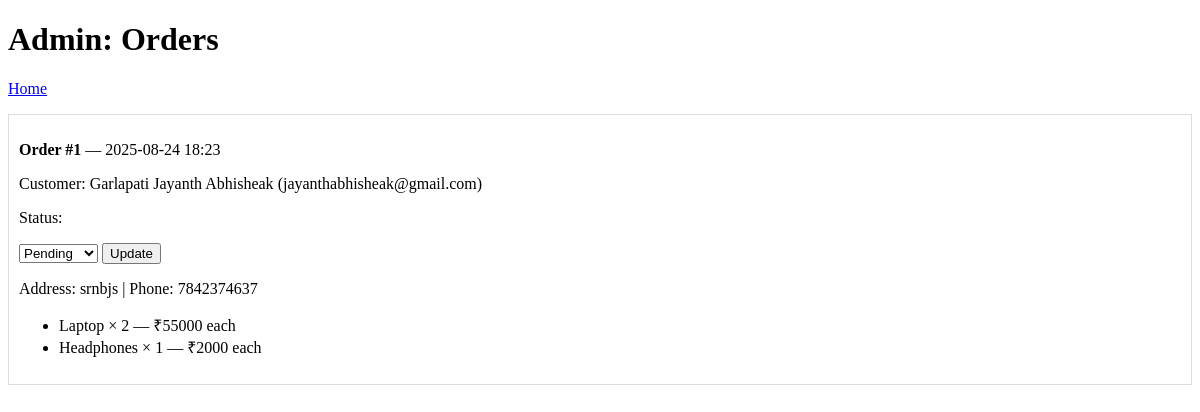
Page /admin/orders (signed in) on the earlier database version.
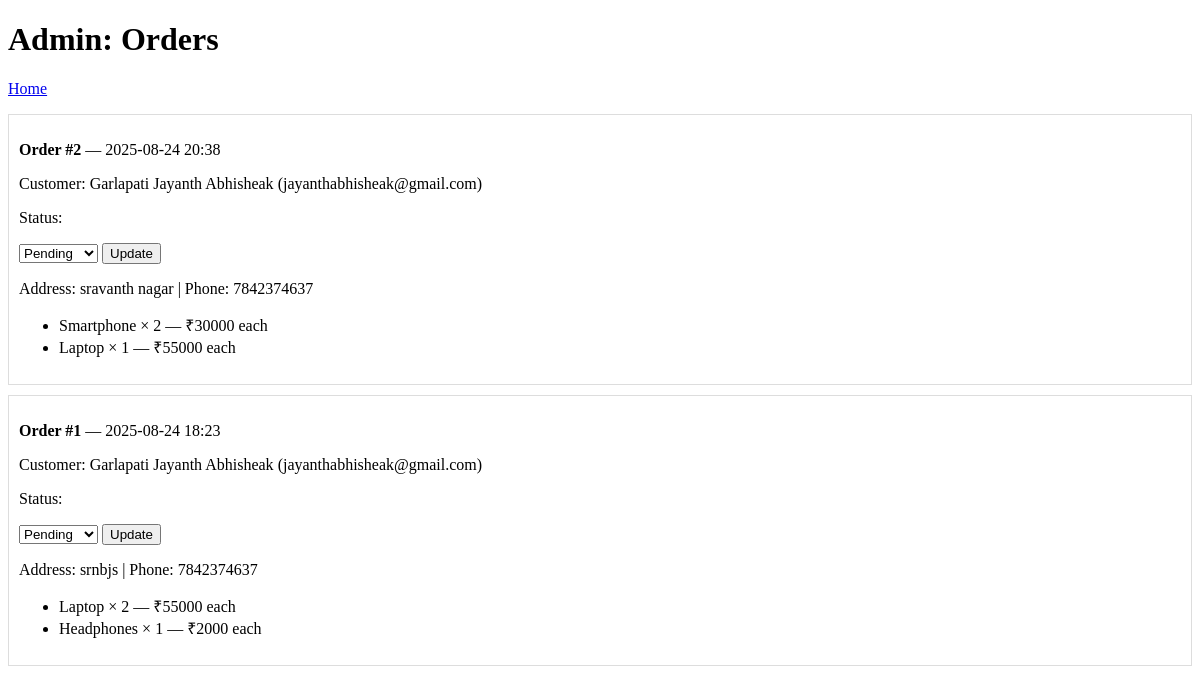
Same page on the later database version.
### app.py (models this page shows, shortened)
class Order(db.Model):
    id = db.Column(db.Integer, primary_key=True)
    user_id = db.Column(db.Integer, db.ForeignKey("user.id"), nullable=False)
    status = db.Column(db.String(20), default="Pending")  # Pending/Shipped/Delivered
    address = db.Column(db.Text, nullable=False)
    phone = db.Column(db.String(30), nullable=False)
    created_at = db.Column(db.DateTime, default=datetime.utcnow)
    user = db.relationship("User", backref="orders")

class User(db.Model, UserMixin):
    id = db.Column(db.Integer, primary_key=True)
    name = db.Column(db.String(120), nullable=False)
    email = db.Column(db.String(120), unique=True, nullable=False)
    password_hash = db.Column(db.String(255), nullable=False)
    role = db.Column(db.String(20), default="user")  # "user" or "admin"

class OrderItem(db.Model):
    id = db.Column(db.Integer, primary_key=True)
    order_id = db.Column(db.Integer, db.ForeignKey("order.id"), nullable=False)
    product_id = db.Column(db.Integer, db.ForeignKey("product.id"), nullable=False)
    quantity = db.Column(db.Integer, default=1)
    price_at_purchase = db.Column(db.Integer, nullable=False)
    order = db.relationship("Order", backref="items")
    product = db.relationship("Product")

class Product(db.Model):
    id = db.Column(db.Integer, primary_key=True)
    name = db.Column(db.String(150), nullable=False)
    description = db.Column(db.Text, nullable=False)
    price = db.Column(db.Integer, nullable=False)
    stock = db.Column(db.Integer, default=0)
    image = db.Column(db.String(200), default="placeholder.jpg")

### app.py (the view, shortened to what this page needs)
@app.route("/admin/orders", methods=["GET", "POST"])
@admin_required
def admin_orders():
    orders = Order.query.order_by(Order.created_at.desc()).all()
    return render_template("admin_orders.html", orders=orders)

### app.py (called while the page is built)
@login_manager.user_loader
def load_user(user_id):
    return User.query.get(int(user_id))

def admin_required(func):
    from functools import wraps
    @wraps(func)
    def wrapper(*args, **kwargs):
        if not current_user.is_authenticated:
            return redirect(url_for("login"))
        if current_user.role != "admin":
            flash("Admin access required.", "warning")
            return redirect(url_for("home"))
        return func(*args, **kwargs)
    return wrapper

### templates/admin_orders.html (shortened to what this page needs)
<!DOCTYPE html>
<html>
<head><title>Admin - Orders</title></head>
<body>
  <h1>Admin: Orders</h1>
  <p><a href="{{ url_for('home') }}">Home</a></p>
  {% for o in orders %}
    <div style="border:1px solid #ddd;padding:10px;margin:10px 0;">
      <p><b>Order #{{ o.id }}</b> — {{ o.created_at.strftime('%Y-%m-%d %H:%M') }}</p>
      <p>Customer: {{ o.user.name }} ({{ o.user.email }})</p>
      <p>Status:
        <form method="post" style="display:inline;">
          <select name="status">
            {% for s in ['Pending','Shipped','Delivered'] %}
              <option value="{{ s }}" {% if o.status==s %}selected{% endif %}>{{ s }}</option>
            {% endfor %}
          </select>
          <button type="submit">Update</button>
        </form>
      </p>
      <p>Address: {{ o.address }} | Phone: {{ o.phone }}</p>
      <ul>
        {% for it in o.items %}
          <li>{{ it.product.name }} × {{ it.quantity }} — ₹{{ it.price_at_purchase }} each</li>
        {% endfor %}
      </ul>
    </div>
  {% endfor %}
</body>
</html>

Differences in the rows shown:
added Order: id "2", created_at "2025-08-24 20:38", user.name "Garlapati Jayanth Abhisheak", user.email "jayanthabhisheak@gmail.com", status "Pending", address "sravanth nagar", phone "7842374637"
added OrderItem: product.name "Smartphone", quantity "2", price_at_purchase "30000"
added OrderItem: product.name "Laptop", quantity "1", price_at_purchase "55000", shown under "2"
